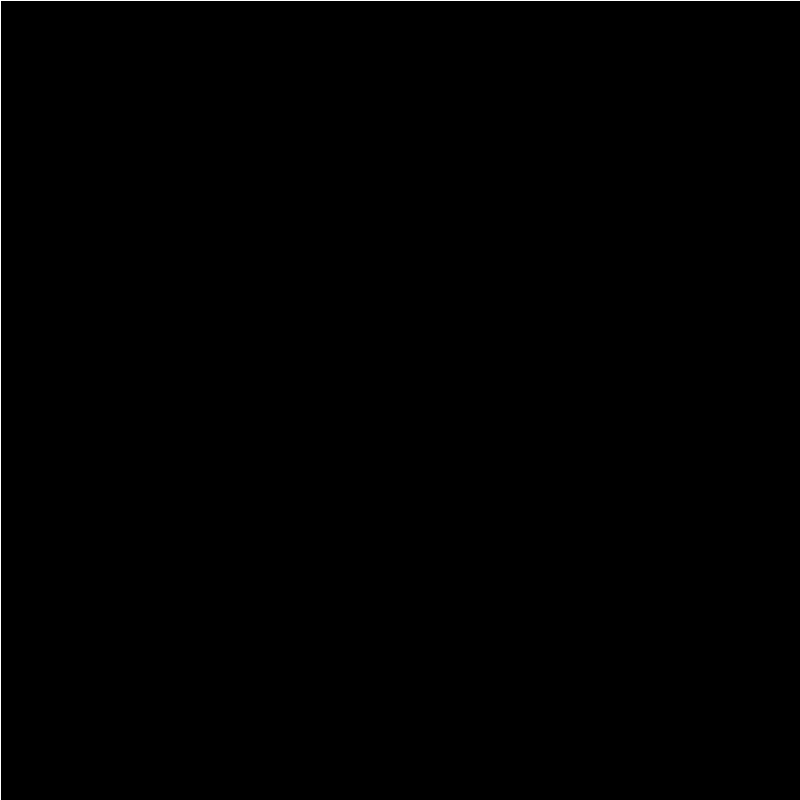
Frame 1 (no input)
Frame 60 (the mouse pressed at the canvas centre just before this capture): identical to frame 1, image omitted
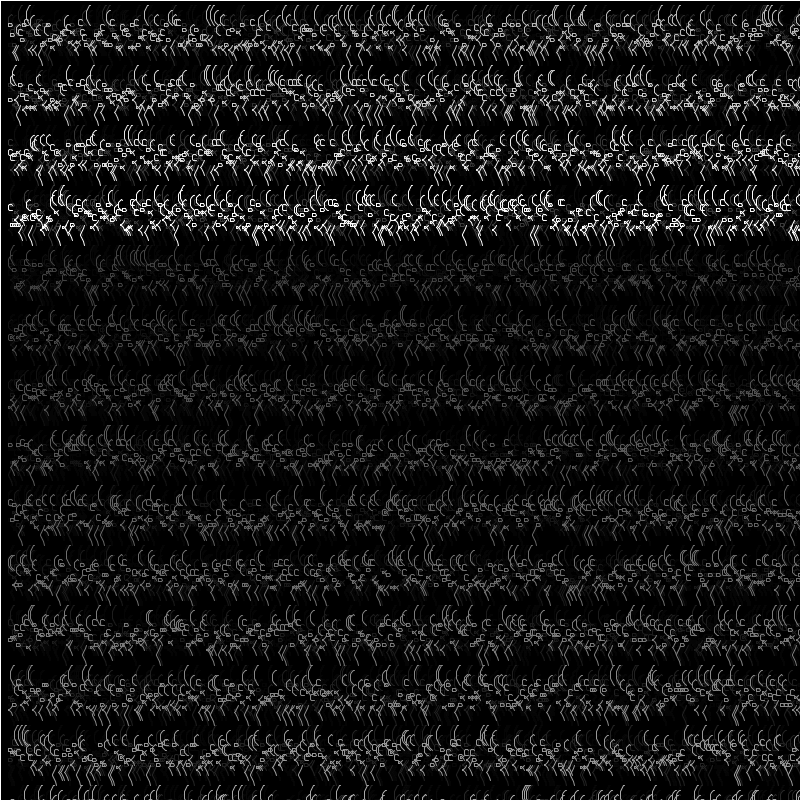
Frame 120 (the mouse held since frame 60 and released just before this capture)

The Processing sketch that drew these frames (run headless with seeded random() and noise(); from frame 60 on, the mouse is pressed at the canvas centre):

// Processing sketch: sketch_151020a222
// ── sketch_151020a222.pde
void setup()
{
  size(800,800);
  background(0);
  noFill();
  stroke(255);
  
  for(int i=0;i<sizeA;i++)
    all.add(new ArrayList<PVector>());
}

int sizeA = 400;
int sizeToAdd = 10;
ArrayList<ArrayList<PVector>> all = new ArrayList<ArrayList<PVector>>();
int size = 5;
float angle = 0.0f;
int steps = 10;
float verticalOff = 0.0f;

void draw()
{
   fill(0,25);
   rect(0,0,width,height);
   noFill();
   
   if(!mousePressed)
     return;
 
   ArrayList<ArrayList<PVector>> temp = new ArrayList<ArrayList<PVector>>();
   float stepX = width / sizeA;
   float stepY = 50 / sizeA;
   for(int i= 0; i<sizeA; i++)
   {
     ArrayList<PVector> t2 = new ArrayList<PVector>();
     for(int j = 0; j < sizeToAdd; j++)
     {
        PVector toAdd = new PVector(10+(float)i * stepX , verticalOff + ((float)j * 5) );
        t2.add(toAdd);
     }   
     temp.add(t2);
   }
   verticalOff += 60.0;
   verticalOff = verticalOff > height ? 0 : verticalOff;
   addAll(temp);
   drawAll();
    
  
}

void mouseReleased()
{
   clearAll();
   verticalOff = 0 ;
}

void drawAll()
{
   for(ArrayList<PVector> el : all)
    drawSingle(el); 
}

void addAll(ArrayList<ArrayList<PVector>> toAdd)
{
  for(int i=0;i<toAdd.size();i++)
  {
      for(PVector el : toAdd.get(i))
      {
         addSingle(all.get(i),el.x,el.y);
      }
  }
}

void clearAll()
{
   for(ArrayList<PVector> el : all)
     clearSingle(el); 
}

void addSingle(ArrayList<PVector> arr, float x, float y)
{
    arr.add(new PVector(x,y));
}

void drawSingle(ArrayList<PVector> punti)
{
    int a =(int)( (punti.size()-size) + random(5));
    int b =(int)( (punti.size()-size) + random(5));
    if(a<0 || a>= punti.size() || b<0 || b>=punti.size())
      return;
      
    float xa = punti.get(a).x;
    float ya = punti.get(a).y;
    float xb = punti.get(b).x;
    float yb = punti.get(b).y;
    double intX = (xa-xb) / steps;
    double intY = (ya-yb) /steps;
    
    float angleStep = 2*PI / steps;
    for(int i=0;i<steps;i++)
    {
      line( (float)(xa+i*intX + 2*cos(i*angleStep ) ),(float)(ya+i*intY + 2*sin(i*angleStep ) ),(float)(xa+(i+1)*intX + 2*cos((i+1)*angleStep ) ),(float)(ya+(i+1)*intY +2*sin((i+1)*angleStep ) ));
    }
}

void clearSingle(ArrayList<PVector> punti)
{
  punti.clear(); 
}
